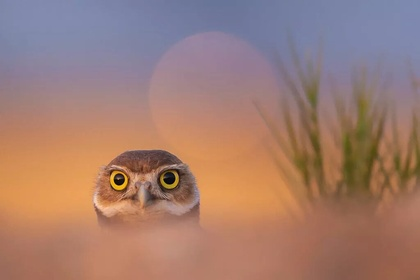
%> input picture data/test1.jpg, 420 x 280 px, shrunk from 1024 x 683 before the run
$ octave --eval "result = extractHOGFeaturesManual(imread('../../data/test1.jpg'));"   (GNU Octave 9; MATLAB toolbox functions it lacks are replaced by stand-ins)
%> lines starting %> are read from the running program, lines starting %| are printed output that depends on the picture
%% HOG特征提取函数
% 该函数从输入图像中提取HOG（方向梯度直方图）特征。
% 输入图像可以是灰度图像或彩色图像。函数会计算每个小块的梯度方向直方图，并进行归一化。
%
% @param img 输入的图像（可以是彩色图像或灰度图像）。
% @return hogFeatures 提取的HOG特征，作为一个向量。
function hogFeatures = extractHOGFeaturesManual(img)
    % 如果输入是二值图像或逻辑值图像，则转换为标准灰度图
    if islogical(img) || numel(unique(img)) == 2
        grayImg = im2double(uint8(img) * 255);  % 将二值图像转换为灰度图像
    else
        grayImg = im2double(im2gray(img));  % 将彩色图像转换为灰度图像
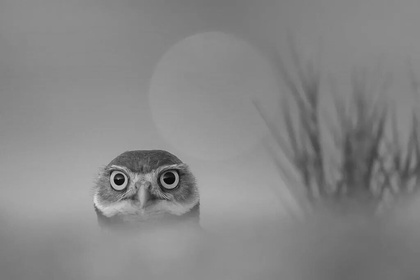
%> grayImg: size 280x420 double; min 0.0118, max 0.867, mean 0.527
    end

    [rows, cols] = size(grayImg);  % 获取图像的尺寸
%> rows = 280; cols = 420
    [gradX, gradY] = imgradientxy(grayImg);  % 计算图像的梯度（X和Y方向）
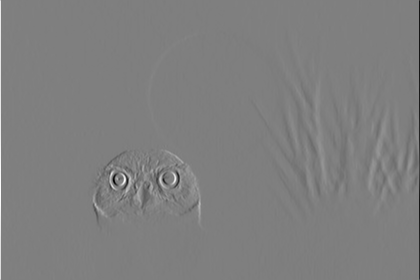
%> gradX: size 280x420 double; min -2.58, max 2.58, mean -0.00053; drawn with min black and max white
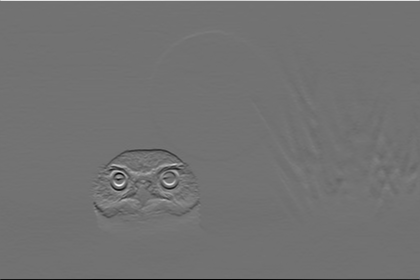
%> gradY: size 280x420 double; min -2.26, max 2.78, mean -0.000143; drawn with min black and max white
    [gradientMag, gradientDir] = imgradient(gradX, gradY);  % 计算梯度的大小和方向
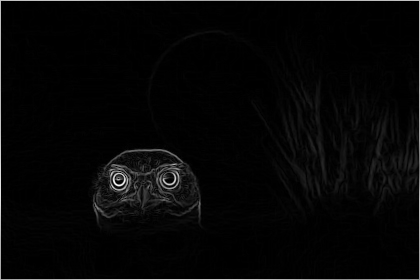
%> gradientMag: size 280x420 double; min 0, max 2.84, mean 0.0742; drawn with min black and max white
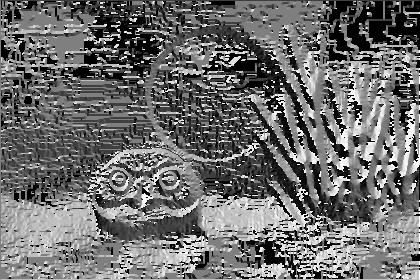
%> gradientDir: size 280x420 double; min -180, max 180, mean -25; drawn with min black and max white
    cellSize = 8;  % 每个单元格的大小
    numBins = 9;  % 梯度方向的数量
    binEdges = linspace(0, 180, numBins+1);  % 梯度方向的边界（0到180度）
    hogFeatures = [];  % 初始化HOG特征向量

    % 遍历图像的每个小块
    for i = 1:cellSize:rows-cellSize+1
        for j = 1:cellSize:cols-cellSize+1
            % 获取当前小块的梯度大小和方向
            blockMag = gradientMag(i:i+cellSize-1, j:j+cellSize-1);
            blockDir = gradientDir(i:i+cellSize-1, j:j+cellSize-1);
            blockDir = mod(blockDir, 180);  % 保证梯度方向在[0, 180)范围内
            hist = zeros(1, numBins);  % 初始化直方图

            % 计算每个方向区间内的梯度大小总和
            for bin = 1:numBins
                binMask = (blockDir >= binEdges(bin) & blockDir < binEdges(bin+1));
                hist(bin) = sum(blockMag(binMask));
            end
            hist = hist / sum(hist);  % 对直方图进行归一化
            hogFeatures = [hogFeatures, hist];  % 将当前小块的特征添加到特征向量中
        end
    end
%> after the loop, hist = [0.00332 0 0.0108 0.00718 0.956 0.0153 0.00694 0 0.000852]
end

$ run again, on data/test3.jpg
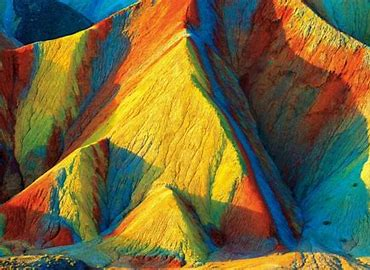
%> input picture data/test3.jpg, 370 x 270 px
%> in extractHOGFeaturesManual, `[gradientMag, gradientDir] = imgradient(gradX, gradY);`:
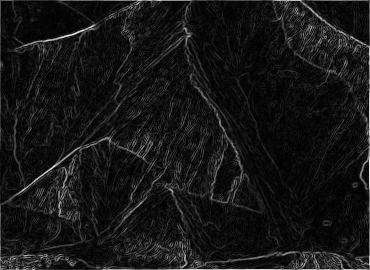
%> gradientMag: size 270x370 double; min 0, max 3.59, mean 0.318; drawn with min black and max white
%> in extractHOGFeaturesManual, `[gradientMag, gradientDir] = imgradient(gradX, gradY);`:
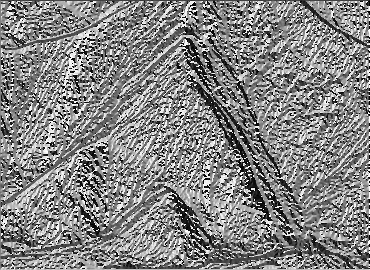
%> gradientDir: size 270x370 double; min -180, max 180, mean 7.5; drawn with min black and max white
%> after the loop in extractHOGFeaturesManual, `for i = 1:cellSize:rows-cellSize+1`: hist = [0.0116 0.129 0.0999 0.134 0.319 0.194 0.0125 0.0502 0.0502]
